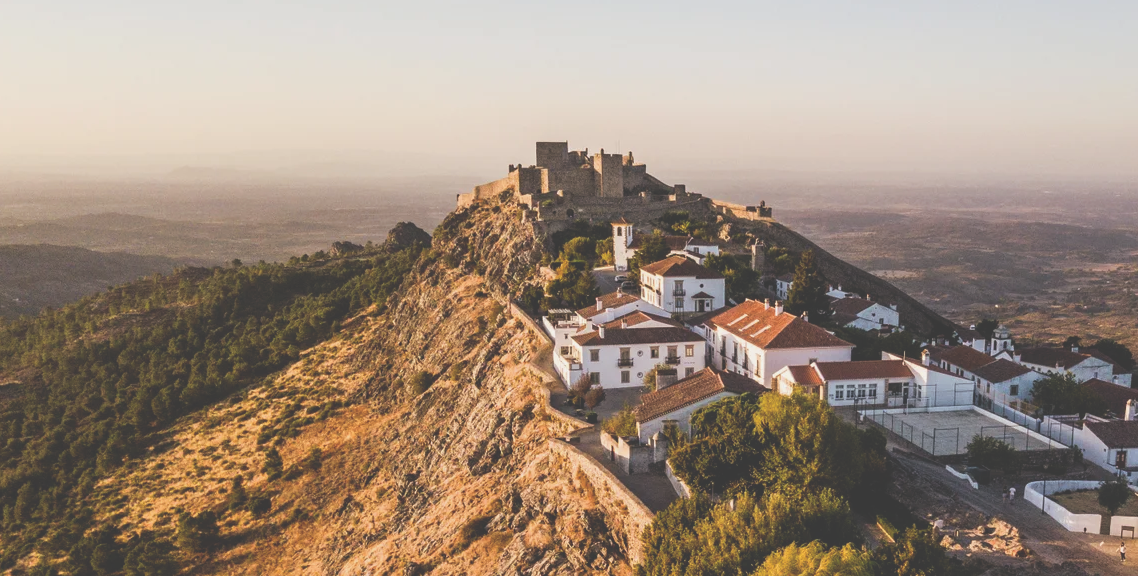
#> input picture Parte08/images/marvao/1.png, 1138 x 576 px, found by its file name
$ python generate_query_image.py
#> lines starting #> are read from the running program, lines starting #| are printed output that depends on the picture; after the words box and inside, x2 and y2 are one past the last pixel; in counts of white or black regions, pixels touching at a corner belong together
#!/usr/bin/env python3
# Sistemas Avançados de Visão Industrial (SAVI 22-23)
# Miguel Riem Oliveira, DEM, UA


from copy import deepcopy
from random import randint

import cv2
import numpy as np


def main():

    # --------------------------------------
    # Initialization
    # --------------------------------------
    train_image = cv2.imread(
        "/home/mike/Desktop/GoogleDrive/UA/Aulas/2023-2024/1ºSem/SAVI_23-24/savi_23-24/Parte06/images/machu_pichu/1.png")
#> train_image is the input picture: shape (576, 1138, 3); mean B, G, R 124.3, 138.9, 156
    query_image = cv2.imread(
        "/home/mike/Desktop/GoogleDrive/UA/Aulas/2023-2024/1ºSem/SAVI_23-24/savi_23-24/Parte06/images/machu_pichu/2.png")
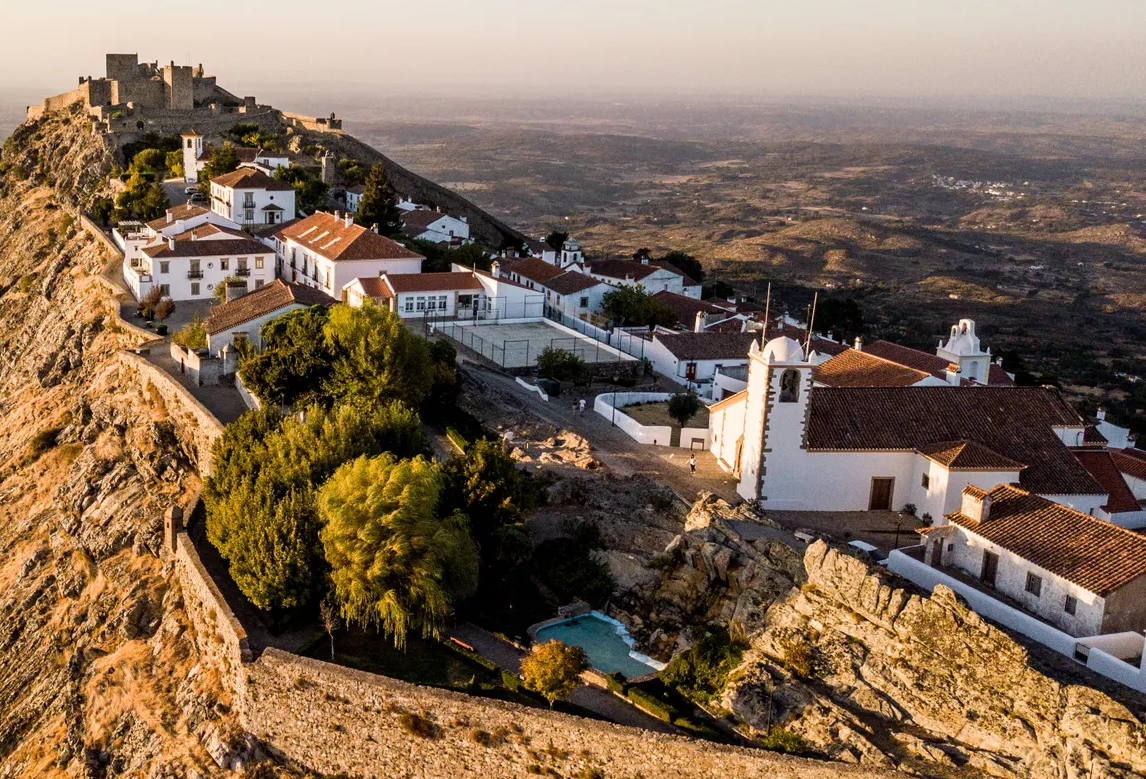
#> input picture Parte08/images/marvao/2.png, 1146 x 779 px, found by its file name
#> query_image is the input picture: shape (779, 1146, 3); mean B, G, R 83, 104.3, 126.1

    train_image_gui = deepcopy(train_image)
    query_image_gui = deepcopy(query_image)

    # --------------------------------------
    # Execution
    # --------------------------------------

    # Sift features  -----------------------
    sift_detector = cv2.SIFT_create(nfeatures=100)

    t_key_points, t_descriptors = sift_detector.detectAndCompute(train_image, None)
#> t_key_points = 100 keypoints; strongest (x, y, size): (747, 299, 1.8), (776, 303, 1.8), (672, 198, 4.4), (602, 150, 2.1)
    q_key_points, q_descriptors = sift_detector.detectAndCompute(query_image, None)
#> q_key_points = 100 keypoints; strongest (x, y, size): (271, 198, 2.3), (857, 339, 2.6), (317, 211, 2), (655, 441, 1.9)

    # Match the keypoints
    index_params = dict(algorithm=1, trees=15)
    search_params = dict(checks=50)
    flann_matcher = cv2.FlannBasedMatcher(index_params, search_params)
    two_best_matches = flann_matcher.knnMatch(q_descriptors, t_descriptors, k=2)
#> two_best_matches = 100 matches

    # Create a list of matches
    matches = []
    for match_idx, match in enumerate(two_best_matches):

        best_match = match[0]  # to get the cv2.DMatch from the tuple [match = (cv2.DMatch)]
        second_match = match[1]

        # David Lowe's ratio
        if best_match.distance < 0.3 * second_match.distance:  # this is a robust match, keep it
            matches.append(best_match)  # create a list to show with drawMatches
#> this loop made 100 passes
#> after the loop, matches = 39 matches

    matches_image = cv2.drawMatches(query_image, q_key_points, train_image, t_key_points, matches, None)
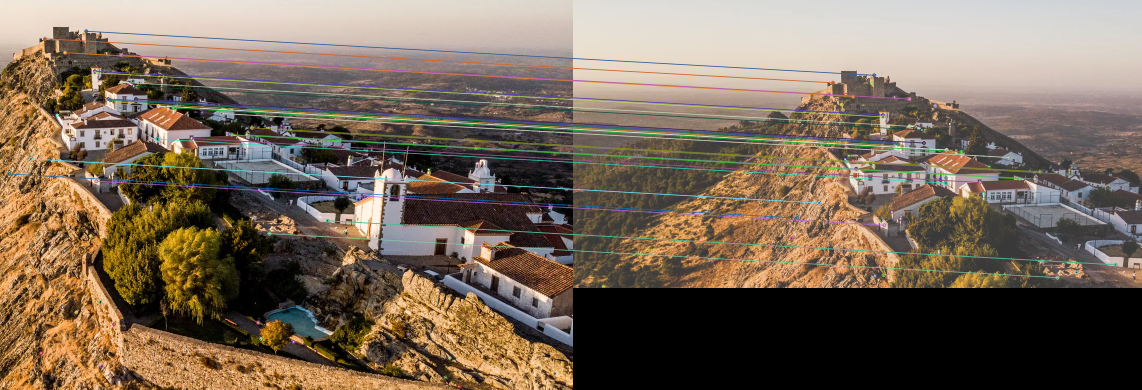
#> matches_image: shape (779, 2284, 3) (shown at 1/2 size); mean B, G, R 89, 105.1, 120.7

    # Compute the transformation between images (homography)
    # q_key_points_nparray should be a numpy ndarray with size (n, 1, 2) of type np.float32

    # Initialize the numpy arrays
    n = len(matches)
#> n = 39
    q_key_points_nparray = np.ndarray((n, 1, 2), dtype=np.float32)
#> q_key_points_nparray = 39 rows, first 8: [-11.99, 3.07e-41], [0, 0], [7.01e-45, 3.78e-44], [3.78e-44, 1.82e-44], [1.82e-44, 5.61e-45], [5.61e-45, 4.2e-45], [0, 0], [5.61e-45, 4.2e-45]
    t_key_points_nparray = np.ndarray((n, 1, 2), dtype=np.float32)
#> t_key_points_nparray = 39 rows, first 8: [-4.42, 3.07e-41], [0, 0], [3.81e-43, 0], [-0.00289, -1.45e-19], [1.39e-38, 5.21e-43], [0, 0], [5.15e-35, 5.07e-43], [0, 2.44e-37]

    # Set the proper values
    for match_idx, match in enumerate(matches):
        q_idx = match.queryIdx
        t_idx = match.trainIdx

        x_q, y_q = q_key_points[q_idx].pt[0], q_key_points[q_idx].pt[1]
        x_t, y_t = t_key_points[t_idx].pt[0], t_key_points[t_idx].pt[1]

        t_key_points_nparray[match_idx, 0, 0] = x_t
        t_key_points_nparray[match_idx, 0, 1] = y_t

        q_key_points_nparray[match_idx, 0, 0] = x_q
        q_key_points_nparray[match_idx, 0, 1] = y_q
#> this loop made 39 passes
#> (q_idx, t_idx, x_q, y_q, x_t, y_t) on passes 1 to 12: (0, 88, 564.8, 260.5, 994.8, 348.4), (1, 55, 172, 62.03, 602, 150.1), (2, 52, 172, 62.03, 602, 150.1), (3, 49, 129.5, 104.8, 559.5, 192.7), (8, 34, 242.2, 109.7, 672.2, 197.7), (9, 40, 242.2, 109.7, 672.2, 197.7), (10, 1, 271.5, 197.6, 701.4, 285.6), (14, 11, 316.6, 211.4, 746.6, 299.4), (15, 25, 316.6, 211.4, 746.6, 299.4), (16, 10, 346, 215.3, 776, 303.3), (19, 41, 462.8, 269.1, 892.8, 357.2), (20, 3, 271.5, 197.6, 701.4, 285.6)
#> after the loop, q_key_points_nparray = 39 rows, first 8: [564.8, 260.5], [172, 62.03], [172, 62.03], [129.5, 104.8], [242.2, 109.7], [242.2, 109.7], [271.5, 197.6], [316.6, 211.4]; t_key_points_nparray = 39 rows, first 8: [994.8, 348.4], [602, 150.1], [602, 150.1], [559.5, 192.7], [672.2, 197.7], [672.2, 197.7], [701.4, 285.6], [746.6, 299.4]

    H, _ = cv2.findHomography(q_key_points_nparray, t_key_points_nparray, cv2.RANSAC)
#> H = [[1, -0.000535, 430], [0.000249, 1, 88.01], [7.61e-07, -6.82e-07, 1]]

    height_t, width_t, _ = train_image.shape
#> height_t = 576; width_t = 1138
    height_q, width_q, _ = query_image.shape
#> height_q = 779; width_q = 1146

    query_image_transformed = cv2.warpPerspective(query_image, H, (width_t, height_t))
    cv2.imwrite('query_image_transformed.png', query_image_transformed)

    # basic stitching, merge all pixels
    # stitched_image = cv2.addWeighted(train_image,0.5, query_image_transformed, 0.5, gamma=0)

    # Advanced stitching, use a mask of used pixels in the query_image_transformed
    query_image_transformed_gray = cv2.cvtColor(query_image_transformed, cv2.COLOR_BGR2GRAY)
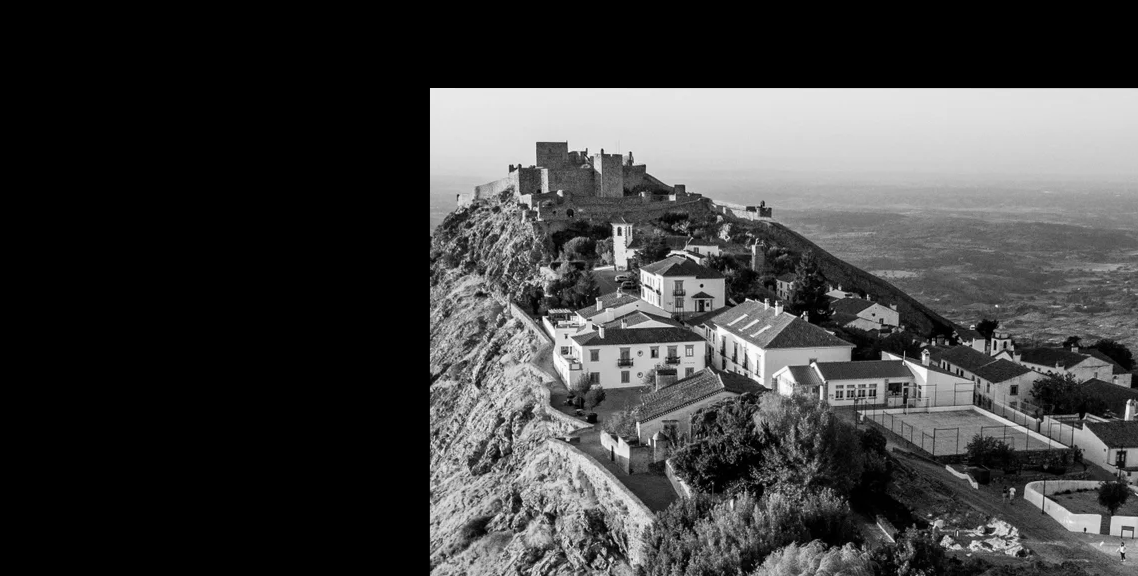
#> query_image_transformed_gray: shape (576, 1138); min 0, max 254, mean 63.2
    mask_used_pixels = query_image_transformed_gray > 0
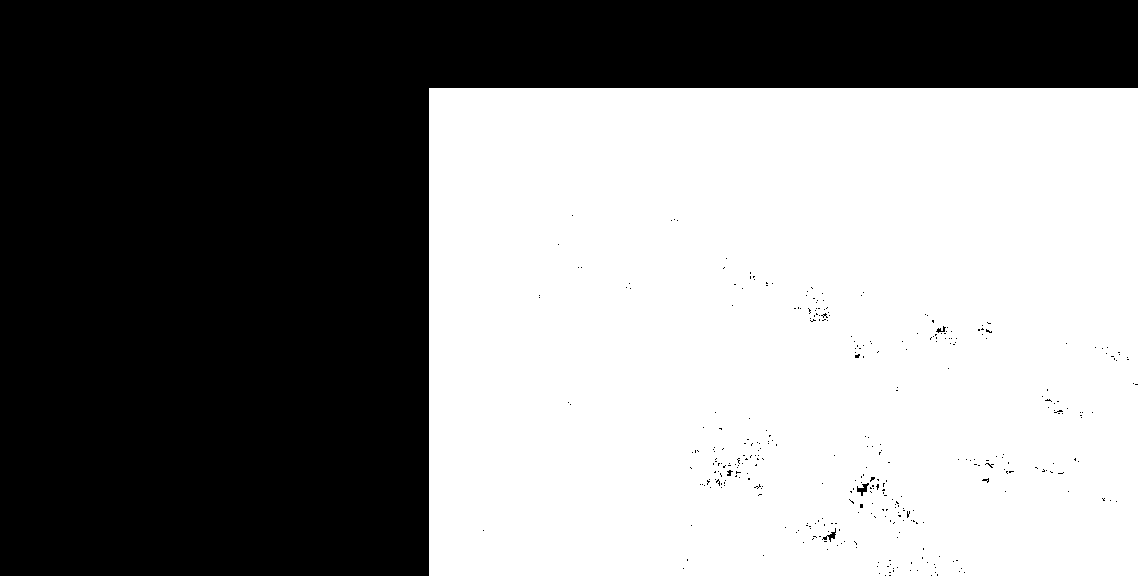
#> mask_used_pixels: shape (576, 1138) bool; 52.6% white; 355 black regions (350 under 20 px), largest, box (x1, y1, x2, y2) and area: (0, 0, 1138, 576) 309496, (857, 483, 869, 496) 71, (822, 528, 836, 542) 60, (936, 326, 946, 333) 30, (727, 470, 733, 476) 21
    print(mask_used_pixels.dtype)
#| bool

    stitched_image = train_image.astype(float)
    stitched_image[mask_used_pixels] = train_image[mask_used_pixels].astype(float) * 0.5 + \
        query_image_transformed[mask_used_pixels].astype(float) * 0.5

    stitched_image = stitched_image.astype(np.uint8)

    # Visualization -----------------------

    # Draw the keypoints on the images
    for key_point in t_key_points:  # iterate all keypoints
        x, y = int(key_point.pt[0]), int(key_point.pt[1])
        color = (randint(0, 255), randint(0, 255), randint(0, 255))
        cv2.circle(train_image_gui, (x, y), 15, color, 1)
#> this loop made 100 passes
#> (key_point, x, y, color) on passes 1 to 10: (keypoint at (683.3, 255.7), size 2.1, 683, 255, (197, 215, 20)), (keypoint at (701.4, 285.6), size 2.4, 701, 285, (132, 248, 207)), (keypoint at (701.4, 285.6), size 2.4, 701, 285, (155, 244, 183)), (keypoint at (701.4, 285.6), size 2.4, 701, 285, (111, 71, 144)), (keypoint at (933.3, 343.1), size 2.6, 933, 343, (71, 48, 128)), (keypoint at (821.1, 397.4), size 2.7, 821, 397, (75, 158, 50)), (keypoint at (821, 387.3), size 2.2, 821, 387, (37, 169, 241)), (keypoint at (933.3, 343.1), size 2.6, 933, 343, (51, 181, 222)), (keypoint at (701.4, 285.6), size 2.4, 701, 285, (161, 104, 244)), (keypoint at (539.3, 219.4), size 2.1, 539, 219, (226, 133, 31))
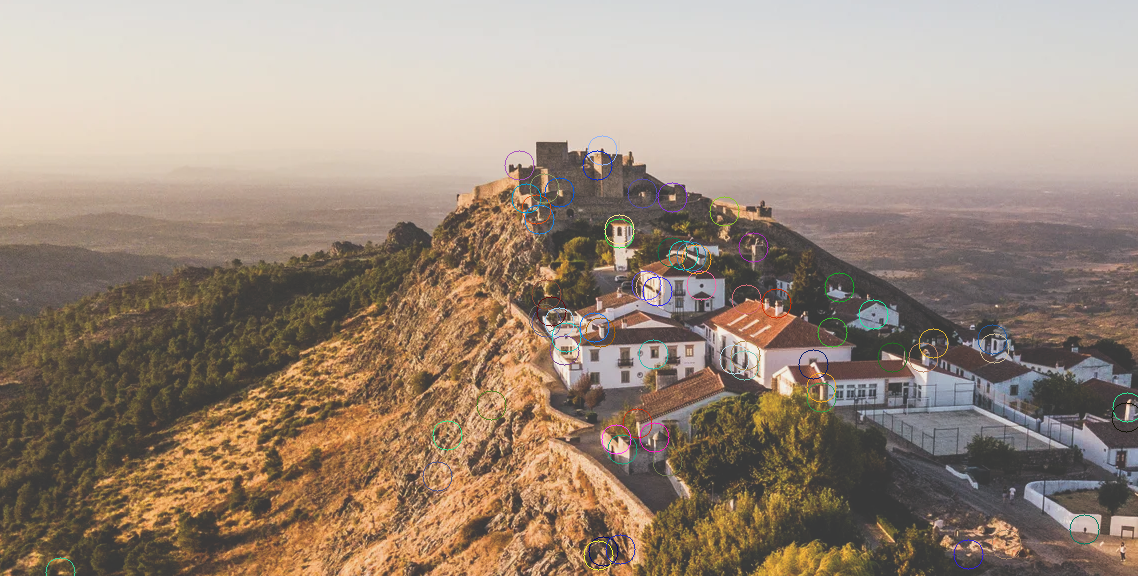
#> train_image_gui: shape (576, 1138, 3); 0.8% of pixels changed, all inside (x1, y1, x2, y2) = (45, 135, 1138, 576)

    for key_point in q_key_points:  # iterate all keypoints
        x, y = int(key_point.pt[0]), int(key_point.pt[1])
        color = (randint(0, 255), randint(0, 255), randint(0, 255))
        cv2.circle(query_image_gui, (x, y), 15, color, 1)
#> this loop made 100 passes
#> (key_point, x, y, color) on passes 1 to 10: (keypoint at (564.8, 260.5), size 2, 564, 260, (43, 101, 113)), (keypoint at (172, 62), size 1.9, 172, 62, (31, 197, 4)), (keypoint at (172, 62), size 1.9, 172, 62, (50, 201, 148)), (keypoint at (129.5, 104.8), size 3.9, 129, 104, (229, 250, 111)), (keypoint at (180.7, 471.4), size 3, 180, 471, (216, 42, 188)), (keypoint at (816, 667.9), size 2.1, 815, 667, (112, 133, 85)), (keypoint at (816, 667.9), size 2.1, 815, 667, (220, 98, 183)), (keypoint at (180.7, 471.4), size 3, 180, 471, (58, 32, 14)), (keypoint at (242.2, 109.7), size 4.5, 242, 109, (231, 103, 60)), (keypoint at (242.2, 109.7), size 4.5, 242, 109, (254, 203, 131))
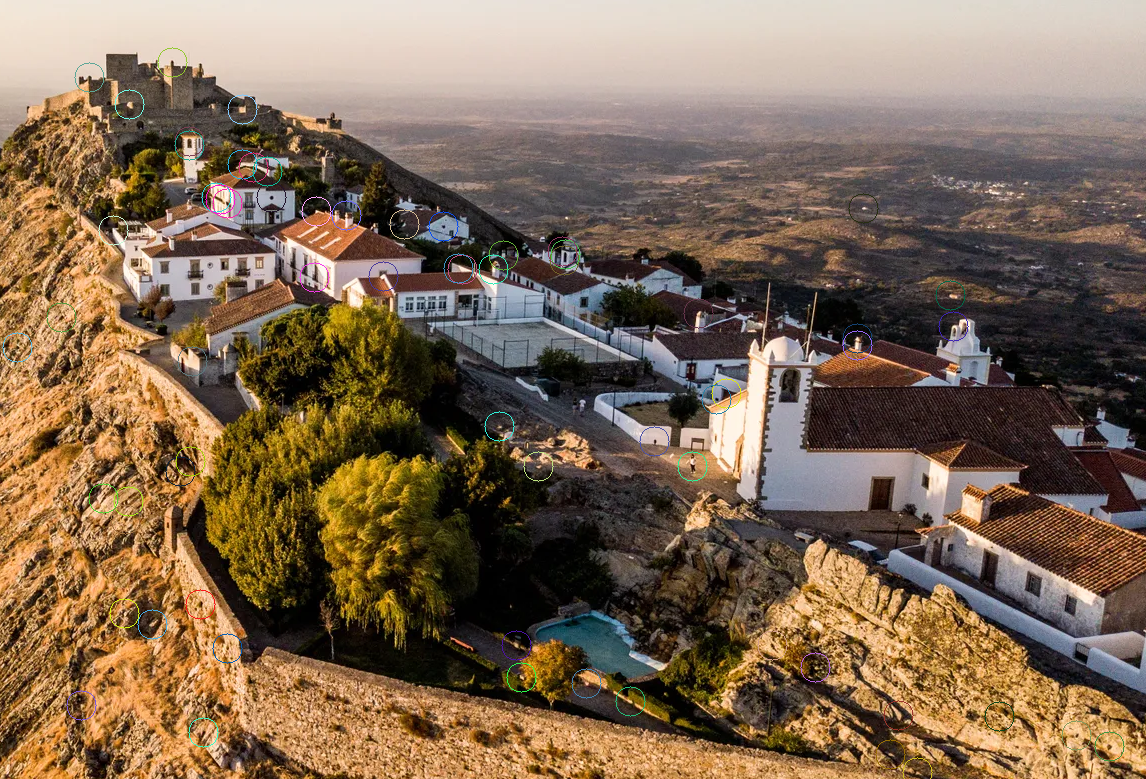
#> query_image_gui: shape (779, 1146, 3); 0.6% of pixels changed, all inside (x1, y1, x2, y2) = (2, 47, 1125, 779)

    cv2.namedWindow('train image', cv2.WINDOW_NORMAL)
    cv2.imshow('train image', train_image_gui)

    # cv2.namedWindow('query image', cv2.WINDOW_NORMAL)
    # cv2.imshow('query image', query_image_gui)

    cv2.namedWindow('query image transformed', cv2.WINDOW_NORMAL)
    cv2.imshow('query image transformed', query_image_transformed)

    cv2.namedWindow('mask_used_pixels', cv2.WINDOW_NORMAL)
    cv2.imshow('mask_used_pixels', mask_used_pixels.astype(np.uint8)*255)

    # cv2.namedWindow('matches image', cv2.WINDOW_NORMAL)
    # cv2.imshow('matches image', matches_image)

    cv2.namedWindow('stitched image', cv2.WINDOW_NORMAL)
    cv2.imshow('stitched image', stitched_image)

    cv2.waitKey(0)
    # --------------------------------------
    # Termination
    # --------------------------------------


if __name__ == "__main__":
    main()
